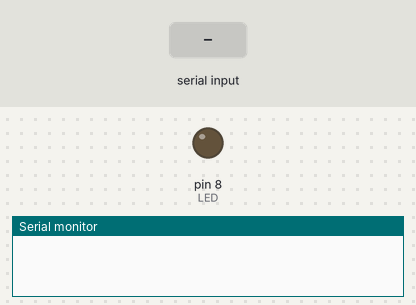
Simulated run of this sketch. Board: Arduino Uno, built with avr-gcc and run on an emulated ATmega328P. Shown: output pins drawn as LEDs (lit = HIGH), the last lines printed to the serial monitor. Inputs (shaded band) come from the test bench.

Above: at 1.2 s.
1.3 s: "on" received over Serial
At 2.9 s:
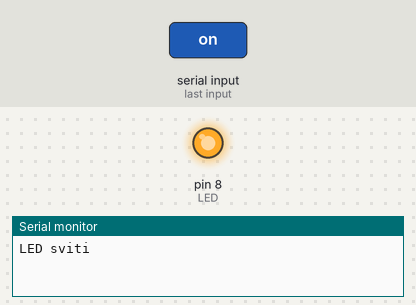
3.8 s: "off" received over Serial
At 6.0 s:
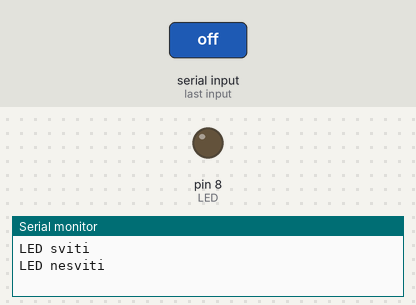
Timing chart, 0 to 7.5 s (numbered marks = the images above; inputs shaded):
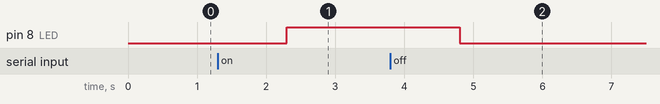

The sketch:

Serial_Read_Test.ino
```cpp
int LED = 8;

void setup()
{

	pinMode(LED, OUTPUT);
	Serial.begin(9600);

}


void loop()
{
	String data;

	int i = 0;

	while(Serial.available()>0)
	{
		data = Serial.readString();

		if (data == "on")
		{
			digitalWrite(LED, HIGH);
			Serial.println("LED sviti");
		}
		else if (data == "off")
		{
			digitalWrite(LED, LOW);
			Serial.println("LED nesviti");
		}
	}


}
```

Measured:
- after the input at 1.3 s, pin 8 (LED): LOW → HIGH after 1.0 s
- after the input at 3.8 s, pin 8 (LED): HIGH → LOW after 1.0 s
